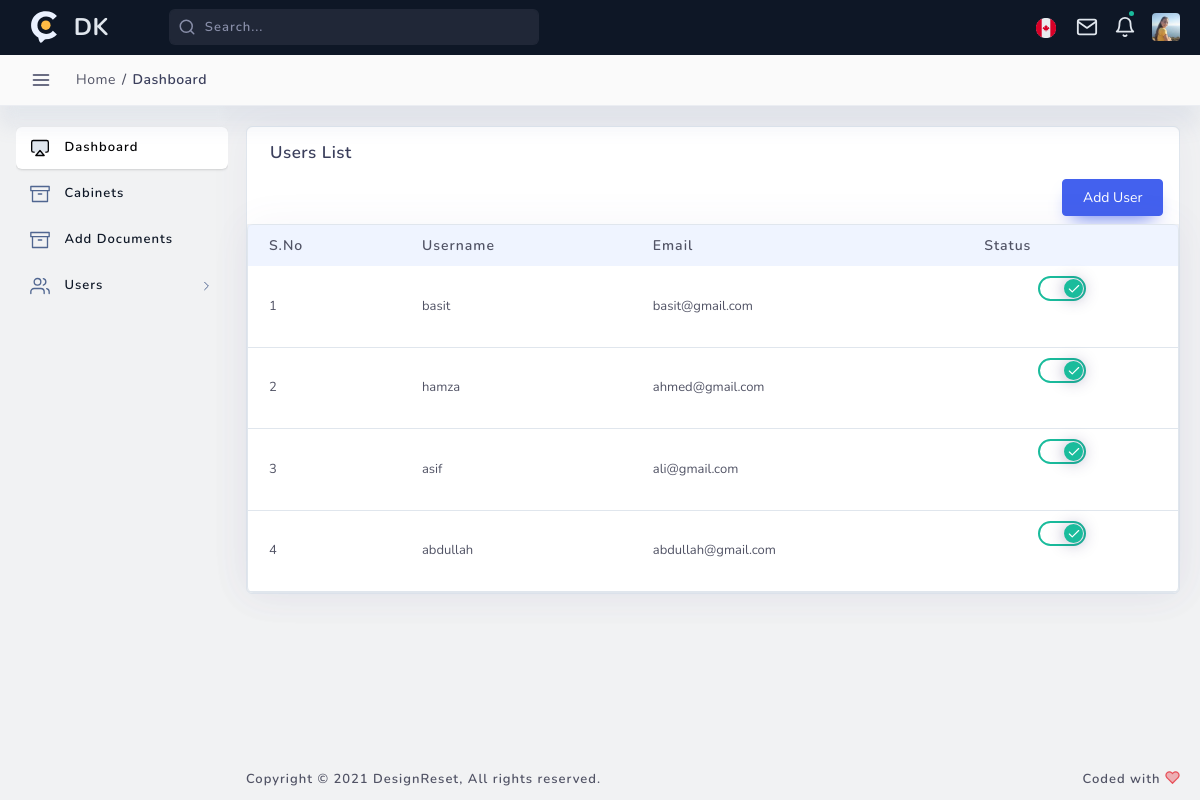
Screenshot of /DK_Config/users.php with the database file from the repository.
### tables this page shows
CREATE TABLE `users` (
  `id` int(11) NOT NULL,
  `username` varchar(255) NOT NULL,
  `privilege` varchar(244) NOT NULL,
  `email` varchar(255) NOT NULL,
  `password` varchar(255) NOT NULL,
  `isActive` int(255) NOT NULL,
  `created_at` datetime NOT NULL,
  `created_by` int(11) NOT NULL,
  `last_login_at` datetime NOT NULL
);

### DK_Config/users.php (the view, shortened to what this page needs)
<!DOCTYPE html>
<html lang="en">
<head>
    <link href="assets/css/loader.css" rel="stylesheet" type="text/css" />
    <link href="bootstrap/css/bootstrap.min.css" rel="stylesheet" type="text/css" />
    <link href="assets/css/plugins.css" rel="stylesheet" type="text/css" />
    <link href="plugins/animate/animate.css" rel="stylesheet" type="text/css" />
    <link href="assets/css/components/custom-modal.css" rel="stylesheet" type="text/css" />
    <link rel="stylesheet" type="text/css" href="assets/css/forms/switches.css">
    <link href="assets/css/scrollspyNav.css" rel="stylesheet" type="text/css" />
    <link rel="stylesheet" type="text/css" href="plugins/select2/select2.min.css">
    <link rel="stylesheet" type="text/css" href="plugins/table/datatable/datatables.css">
    <link rel="stylesheet" type="text/css" href="plugins/table/datatable/custom_dt_html5.css">
    <link rel="stylesheet" type="text/css" href="plugins/table/datatable/dt-global_style.css">
</head>
<?php
include("config_indemnifier.php");
$result = mysqli_query($db, "SELECT * from users");
?>
<body>
    <?php include 'sidebar.php' ?>
    <div id="content" class="main-content">
        <div class="layout-px-spacing">
            <div class="row layout-top-spacing">
                <div class="col-lg-12 col-12 layout-spacing">
                    <div class="statbox widget box box-shadow">
                        <div class="widget-header">
                            <div class="row">
                                <div class="col-xl-12 col-md-12 col-sm-12 col-12">
                                    <h4>Users List</h4>
                                    <button type="button" class="btn btn-primary mb-2 mr-2 float-right " data-toggle="modal" data-target="#fadeinModal">Add User</button>
                                </div>
                            </div>
                        </div>
                        <div class="widget-content widget-content-area br-6">
                            <?php
                            if (mysqli_num_rows($result) > 0) {
                            ?>
                                <table id="html5-extension" class="table table-hover non-hover" style="width:100%">
                                    <thead>
                                        <tr>
                                            <th>S.No</th>
                                            <th>Username</th>
                                            <th>Email</th>
                                            <th>Status</th>
                                        </tr>
                                    </thead>
                                    <tbody>
                                        <?php
                                        $i = 1;
                                        while ($row = mysqli_fetch_array($result)) {
                                        ?>
                                            <tr>
                                                <td><?php echo $i ?></td>
                                                <td><?php echo $row["username"]; ?></td>
                                                <td><?php echo $row["email"]; ?></td>
                                                <td class="text-center"> <?php if ($row["isActive"] == '0') { ?>
                                                        <label class="switch s-icons s-outline  s-outline-success  mb-4 mr-2">
                                                            <input id="toggle_<?php echo $row["id"]; ?>" type="checkbox" name=toggle value="<?php echo $row["id"]; ?>">
                                                            <span class="slider round  mixin"></span>
                                                        </label>
                                                    <?php } else { ?>
                                                        <label class="switch s-icons s-outline  s-outline-success  mb-4 mr-2">
                                                            <span class="slider round mixin"></span>
                                                        </label>
                                                    <?php } ?>
                                                </td>
                                            </tr>
                                        <?php
                                            $i++;
                                        }
                                        ?>
                                    </tbody>
                                </table>
                            <?php
                            } else {
                                echo "No result found";
                            }
                            ?>
                        </div>
                    </div>
                </div>
                <div class="col-xl-12 col-lg-12 col-sm-12  layout-spacing">
                </div>
            </div>
        </div>
        <div class="footer-wrapper">
            <div class="footer-section f-section-1">
                <p class="">Copyright © 2021 <a target="_blank" href="https://designreset.com/">DesignReset</a>, All
                    rights
                    reserved.</p>
            </div>
            <div class="footer-section f-section-2">
                <p class="">Coded with </p>
            </div>
        </div>
    </div>
    </div>
</body>
</html>

### DK_Config/assets/css/forms/switches.css (style rules this page uses)
.switch { position: relative; display: inline-block; width: 35px; height: 18px; }
.switch .slider { position: absolute; cursor: pointer; top: 0; left: 0; right: 0; bottom: 0; background-color: #ebedf2; -webkit-transition: .4s; transition: .4s; }
.switch .slider:before { position: absolute; content: ""; background-color: white; -webkit-transition: .4s; -ms-transition: .4s; transition: .4s; height: 14px; width: 14px; left: 2px; bottom: 2px; box-shadow: 0 1px 15px 1px rgba(52, 40, 104, 0.34); }
.switch input:checked + .slider:before { -webkit-transform: translateX(17px); -ms-transform: translateX(17px); transform: translateX(17px) }
.switch .slider.round { border-radius: 34px; }
.switch .slider.round:before { border-radius: 50%; }
.switch input:checked + .slider:before { background-color: #fff; }
.switch.s-outline .slider { border: 2px solid #ebedf2; background-color: transparent; width: 36px; height: 19px; }
.switch.s-outline .slider:before { height: 13px; width: 13px; }
.switch.s-outline[class*="s-outline-"] .slider:before { bottom: 1px; left: 1px; border: 2px solid #bfc9d4; background-color: #bfc9d4; color: #ebedf2; box-shadow: 0 1px 15px 1px rgba(52, 40, 104, 0.25); }
.switch.s-icons.s-outline-success { color: #1abc9c; }
.switch.s-outline-success input:checked + .slider { border: 2px solid #1abc9c; }
.switch.s-outline-success input:checked + .slider:before { border: 2px solid #1abc9c; background-color: #1abc9c; box-shadow: 0 1px 15px 1px rgba(52, 40, 104, 0.34); }
.switch.s-icons { width: 57px; height: 30px; }
.switch.s-icons .slider { width: 48px; height: 25px; }
.switch.s-icons .slider:before { vertical-align: sub; color: #3b3f5c; height: 19px; width: 19px; line-height: 1.3; }
.switch.s-icons input:checked + .slider:before { vertical-align: sub; color: #fff; line-height: 1.4; }
.switch.s-icons input:checked + .slider:before { -webkit-transform: translateX(23px); -ms-transform: translateX(23px); transform: translateX(23px); }

### DK_Config/assets/css/main.css (style rules this page uses)
html { min-height: 100% }
body { color: #888ea8; height: 100%; font-size: 0.875rem; background: #f1f2f3; overflow-x: hidden; overflow-y: auto; letter-spacing: 0.0312rem; font-family: 'Nunito', sans-serif; }
h1, h2, h3, h4, h5, h6 { color: #3b3f5c; }
p { margin-top: 0; margin-bottom: 0.625rem; color: #515365 }
a { color: #515365; outline: none; }
.form-group label, label { font-size: 15px; color: #888ea8; letter-spacing: 1px; }
.btn { padding: 0.4375rem 1.25rem; text-shadow: none; font-size: 14px; color: #3b3f5c; font-weight: normal; white-space: normal; word-wrap: break-word; transition: .2s ease-out; touch-action: manipulation; cursor: pointer; background-color: #f1f2f3; box-shadow: 0px 5px 20px 0 rgba(0, 0, 0, 0.1); will-change: opacity, transform; transition: all 0.3s ease-out; -webkit-transition: all 0.3s ease-out; }
.btn-primary { color: #fff !important; background-color: #4361ee!important; border-color: #4361ee; box-shadow: 0 10px 20px -10px #4361ee; }
.table > tbody > tr > td { vertical-align: middle; color: #515365; font-size: 13px; letter-spacing: 1px; }
.table > thead > tr > th { color: #4361ee; font-weight: 700; font-size: 13px; letter-spacing: 1px; text-transform: uppercase; }
.table thead th { vertical-align: bottom; border-bottom: none; }
.statbox .widget-content:before, .statbox .widget-content:after { display: table; content: ""; line-height: 0; clear: both }
.br-6 { border-radius: 6px!important; }

### DK_Config/users.php (style rules this page uses)
.layout-px-spacing { min-height: calc(100vh - 166px) !important; }

### rows the page displays
users: username "basit", email "basit@gmail.com"
users: username "hamza", email "ahmed@gmail.com"
users: username "asif", email "ali@gmail.com"
users: username "abdullah", email "abdullah@gmail.com"
